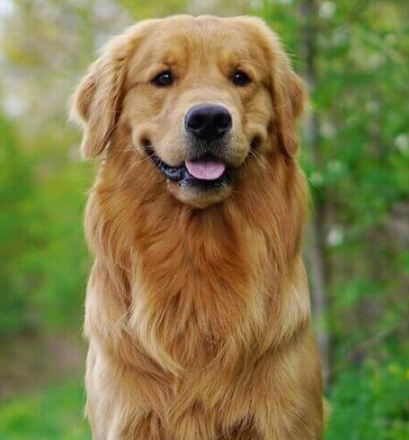
#> input picture lab3/dog.png, 409 x 440 px
$ python lab3p2.py
#> lines starting #> are read from the running program, lines starting #| are printed output that depends on the picture
from PIL import Image
from scipy.ndimage import convolve
import numpy as np
import matplotlib.pyplot as plt

# Step 1: Generate the 1D sine wave signal
n = np.linspace(0, 4 * np.pi, 500)
x = np.sin(2 * np.pi * n)

# Step 2: Define the 1D averaging filter
h_avg = np.array([1, 1, 1]) / 3

# Step 3: Define the 1D difference filter
h_diff = np.array([-1, 1])

# Step 4: Apply the filters using convolution
x_avg_filtered = np.convolve(x, h_avg, mode='same')
x_diff_filtered = np.convolve(x, h_diff, mode='same')

# Step 5: Plot the original and filtered signals
plt.figure(figsize=(14, 6))

plt.subplot(3, 1, 1)
plt.plot(n, x, label='Original Signal')
plt.title('Original Signal')
plt.xlabel('n')
plt.ylabel('x[n]')
plt.legend()
plt.grid(True)

plt.subplot(3, 1, 2)
plt.plot(n, x_avg_filtered, color='orange', label='Averaging Filtered Signal')
plt.title('Signal after Averaging Filter')
plt.xlabel('n')
plt.ylabel('x_avg_filtered[n]')
plt.legend()
plt.grid(True)

plt.subplot(3, 1, 3)
plt.plot(n, x_diff_filtered, color='green', label='Difference Filtered Signal')
plt.title('Signal after Difference Filter')
plt.xlabel('n')
plt.ylabel('x_diff_filtered[n]')
plt.legend()
plt.grid(True)

plt.tight_layout()
plt.show()
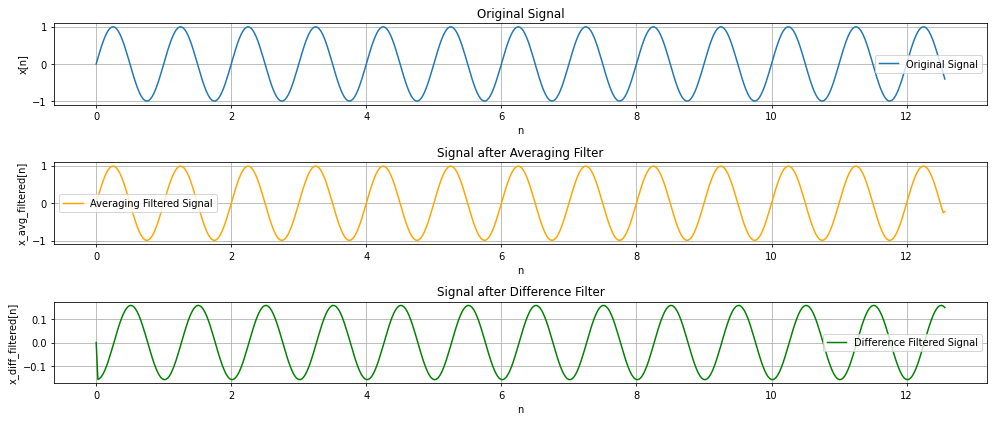
#> figure drawn by matplotlib, 3 panels; panel 1: curve peaks at x = 10.25, y = 1; panel 2: curve peaks at x = 10.25, y = 0.992; panel 3: curve peaks at x = 8.51, y = 0.158

# Load the image (convert to grayscale for simplicity)
image = Image.open('dog.png').convert('L')
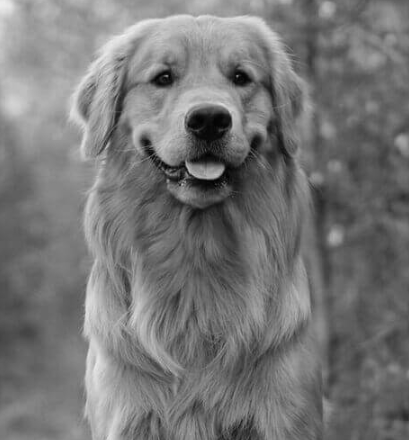
#> image: PIL image 409x440 L; min 1, max 240, mean 118.3
image_array = np.array(image)

# Define the 2D averaging filter
h_avg = np.ones((3, 3)) / 9

# Define the 2D difference filter
h_diff = np.array([
    [-1, -1, -1],
    [-1, 8, -1],
    [-1, -1, -1]
])

# Apply the filters using convolution
avg_filtered_image = convolve(image_array, h_avg, mode='reflect')
diff_filtered_image = convolve(image_array, h_diff, mode='reflect')
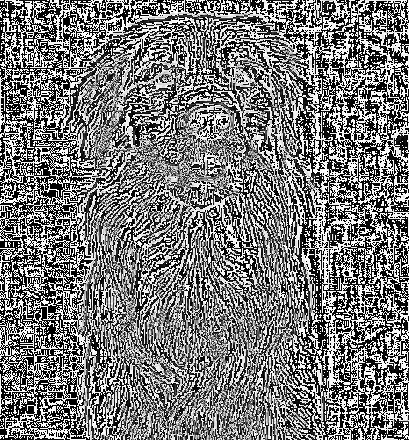
#> diff_filtered_image: shape (440, 409); min 0, max 255, mean 121.6

# Display the original and filtered images
plt.figure(figsize=(18, 6))

plt.subplot(1, 3, 1)
plt.imshow(image_array, cmap='gray')
plt.title('Original Grayscale Image')
plt.axis('off')

plt.subplot(1, 3, 2)
plt.imshow(avg_filtered_image, cmap='gray')
plt.title('Image after Averaging Filter')
plt.axis('off')

plt.subplot(1, 3, 3)
plt.imshow(diff_filtered_image, cmap='gray')
plt.title('Image after Difference Filter')
plt.axis('off')

plt.tight_layout()
plt.show()
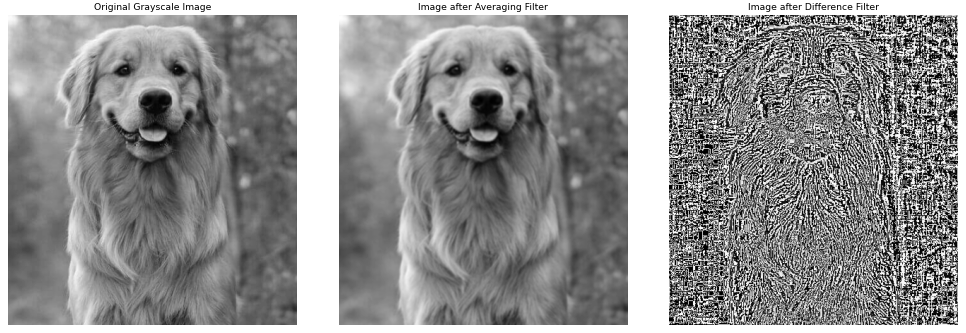
#> figure drawn by matplotlib, 3 panels

$ run again, with lab3/colored_image_rainbow.jpg saved as lab3/dog.png
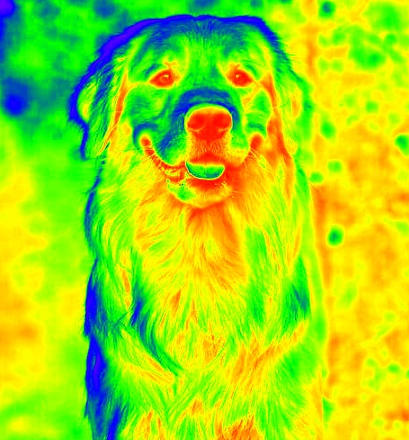
#> input picture lab3/colored_image_rainbow.jpg, 409 x 440 px
#> `diff_filtered_image = convolve(image_array, h_diff, mode='reflect')`:
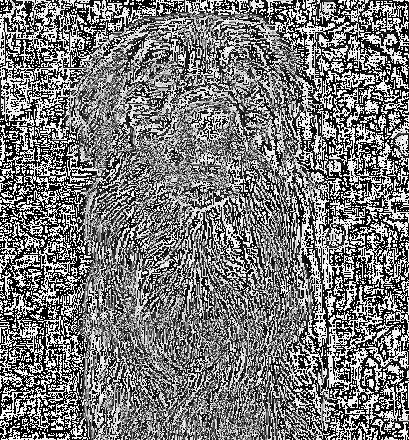
#> diff_filtered_image: shape (440, 409); min 0, max 255, mean 121.4
#> `plt.show()`:
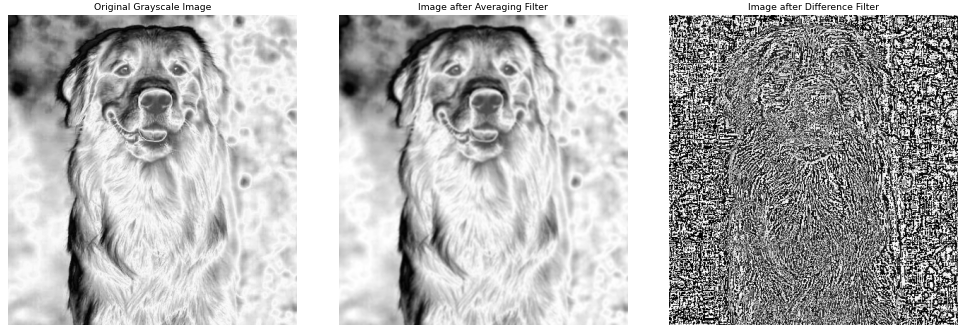
#> figure drawn by matplotlib, 3 panels
